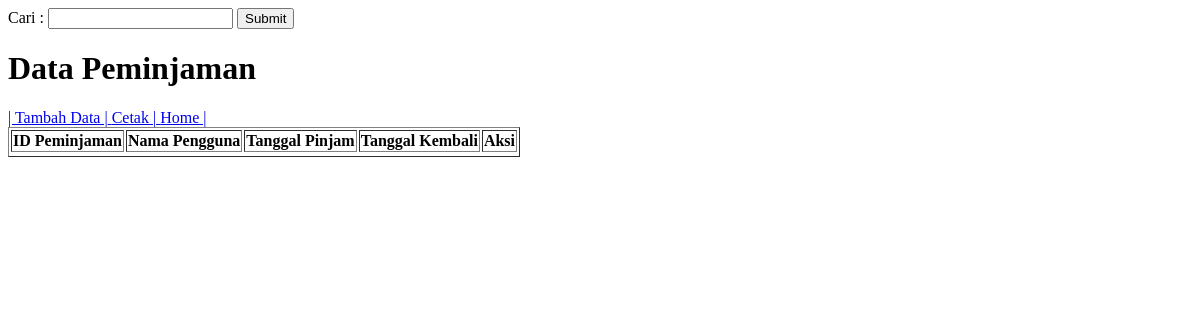
Before: /perpustakaan/public/dashboard/data/dspeminjaman.php with the older database file.
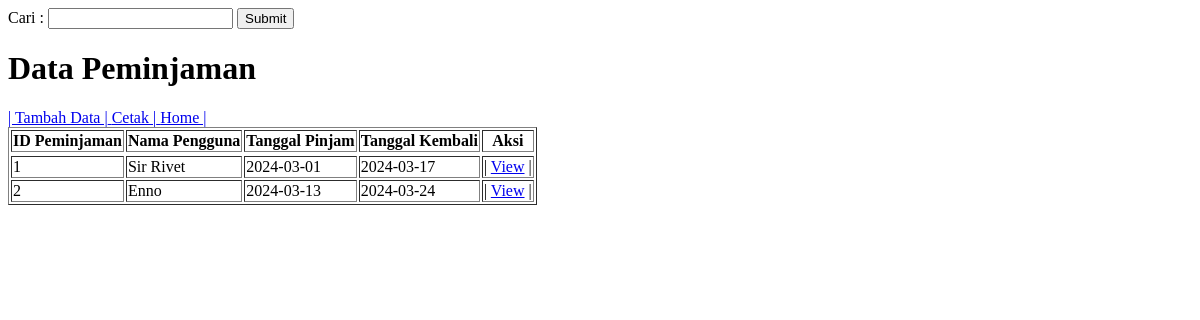
After: the same page with the newer database file.
### tables this page shows
CREATE TABLE `peminjaman` (
  `id_peminjaman` int(11) NOT NULL,
  `tanggal_pinjam` date DEFAULT NULL,
  `tanggal_kembali` date DEFAULT NULL,
  `guru_idguru` int(11) DEFAULT NULL,
  `siswa_idsiswa` int(11) DEFAULT NULL
);

### perpustakaan/public/dashboard/data/dspeminjaman.php (the view, shortened to what this page needs)
<?php
    include_once("../../../config/koneksi.php");
?>
<!DOCTYPE html>
<html lang="en">
<head>
</head>
<body>
    <form action="dspeminjaman.php" method="get">
        <label>Cari :</label>
        <input type="text" name="cari">
        <input type="submit" name="Cari">
    </form>
    <table border="1">
        <h1>Data Peminjaman</h1>
        <a href="../../peminjaman/view/tambah.php">| Tambah Data |</a>
        <a href="../../peminjaman/cetak.php" target="_blank"> Cetak |</a>
        <a href="../dashboard.php"> Home |</a>
            <?php
                if (isset($_GET['cari'])) {
                    $cari = $_GET['cari'];
                    $sql = "SELECT p.id_peminjaman, p.tanggal_pinjam, p.tanggal_kembali,
                                CASE
                                    WHEN p.guru_idguru IS NOT NULL THEN g.nama
                                    WHEN p.siswa_idsiswa IS NOT NULL THEN s.nama
                                END AS namapengguna
                            FROM peminjaman p
                            LEFT JOIN guru g ON p.guru_idguru = g.idguru
                            LEFT JOIN siswa s ON p.siswa_idsiswa = s.idsiswa
                            WHERE p.id_peminjaman LIKE '%$cari%' OR p.guru_idguru LIKE '%$cari%' OR p.siswa_idsiswa LIKE '%$cari%'";
                } else {
                    $sql = "SELECT p.id_peminjaman, p.tanggal_pinjam, p.tanggal_kembali,
                                CASE
                                    WHEN p.guru_idguru IS NOT NULL THEN g.nama
                                    WHEN p.siswa_idsiswa IS NOT NULL THEN s.nama
                                END AS namapengguna
                            FROM peminjaman p
                            LEFT JOIN guru g ON p.guru_idguru = g.idguru
                            LEFT JOIN siswa s ON p.siswa_idsiswa = s.idsiswa
                            ORDER BY p.id_peminjaman ASC";
                }
                $ambildata = mysqli_query($kon, $sql);
            ?>
        <tr>
            <th> ID Peminjaman </th>
            <th> Nama Pengguna </th>
            <th> Tanggal Pinjam </th>
            <th> Tanggal Kembali </th>
            <th> Aksi </th>
        </tr>
        <tr>
            <?php
                while ($userAmbilData = mysqli_fetch_array($ambildata)) {
                    echo "<tr>";
                        echo "<td>" . $userAmbilData['id_peminjaman'] . "</td>";
                        echo "<td>" . $userAmbilData['namapengguna'] . "</td>";
                        echo "<td>" . $userAmbilData['tanggal_pinjam'] . "</td>";
                        echo "<td>" . $userAmbilData['tanggal_kembali'] . "</td>";
                        echo "<td>
                                | <a href='../../peminjaman/view/view.php?id_peminjaman=" . $userAmbilData['id_peminjaman']. "'> View</a> |
                            </td>";
                    echo "</tr>";
                }
            ?>
        </tr>
    </table>
</body>
</html>

Changed rows visible on the page:
added peminjaman: id_peminjaman "1", namapengguna "Sir Rivet", tanggal_pinjam "2024-03-01", tanggal_kembali "2024-03-17"
added peminjaman: id_peminjaman "2", namapengguna "Enno", tanggal_pinjam "2024-03-13", tanggal_kembali "2024-03-24"
